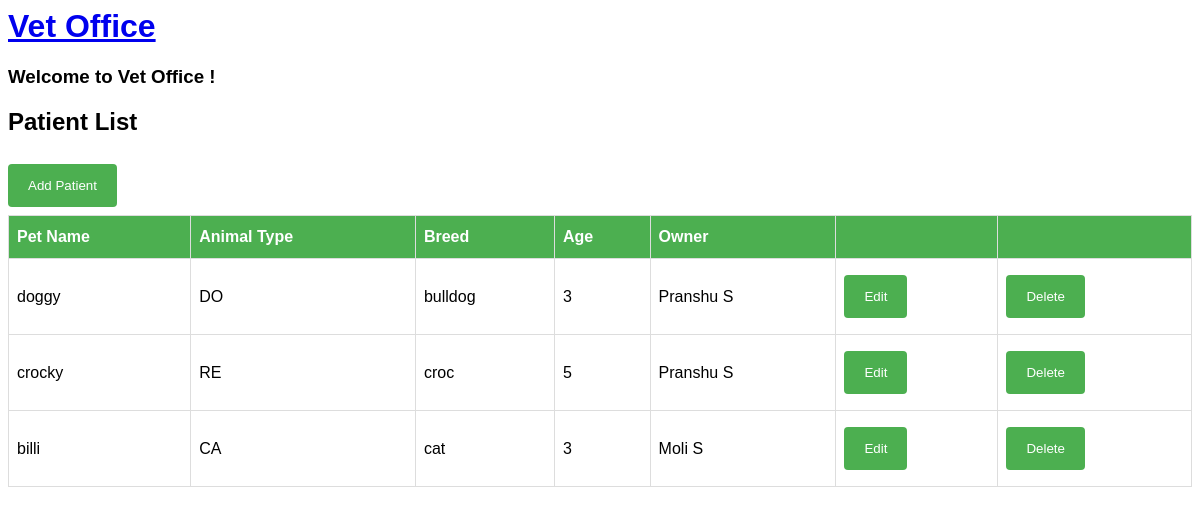
The app's page /patient/list (signed in), older data.
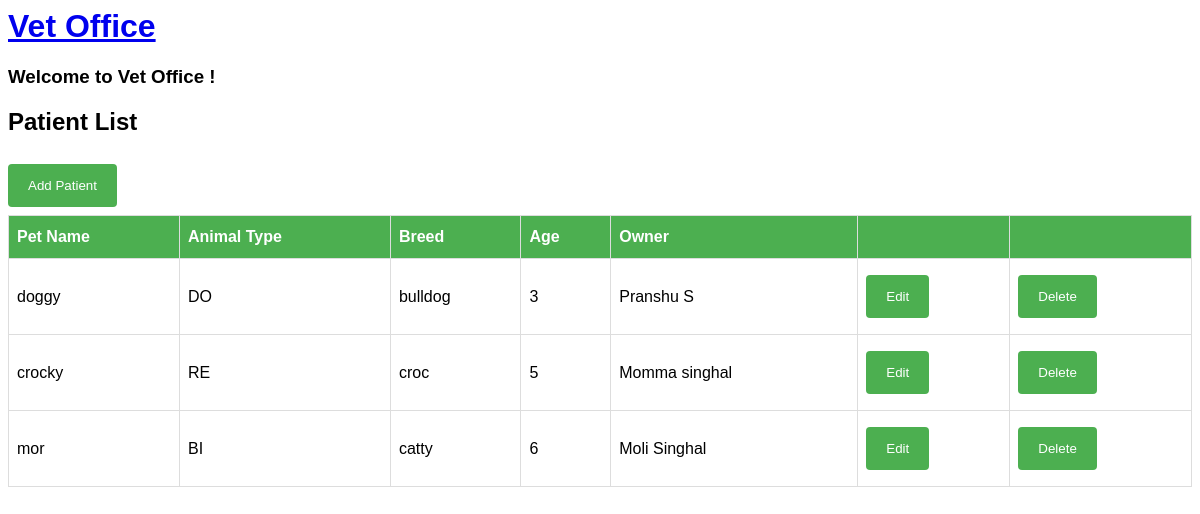
The same page, newer data.
### vetoffice/models.py (models this page shows, shortened)
class Patient(models.Model):
    DOG = 'DO'
    CAT = 'CA'
    BIRD = 'BI'
    REPTILE = 'RE'
    OTHER = 'OT'
    ANIMAL_TYPE_CHOICES = [
        (DOG, 'Dog'),
        (CAT, 'Cat'),
        (BIRD, 'Bird'),
        (REPTILE, 'Reptile'),
        (OTHER, 'Other'),
    ]
    animal_type = models.CharField(max_length=2, choices=ANIMAL_TYPE_CHOICES, default=OTHER)
    breed = models.CharField(max_length=200)
    pet_name = models.CharField(max_length=30)
    age = models.IntegerField(default=0)
    owner = models.ForeignKey(Owner, on_delete=models.CASCADE)

class Owner(models.Model):
    first_name = models.CharField(max_length=30)
    last_name = models.CharField(max_length=30)
    phone = models.CharField(max_length=30)
    def __str__(self):
        return self.first_name + " " + self.last_name

### vetoffice/views.py (the view)
# urls.py: path("patient/list", views.PatientList.as_view(), name="patientlist"),
class PatientList(LoginRequiredMixin, ListView):
  model = Patient

### vetoffice/templates/vetoffice/patient_list.html
{% extends './base.html' %}
{% block content %}
<h2>Patient List</h2>
<a href="{% url 'patientcreate' %}"><button class="btn">Add Patient</button></a>
<table id="patients">
  <tr>
    <th>Pet Name</th>
    <th>Animal Type</th>
      <th>Breed</th>
      <th>Age</th>
      <th>Owner</th>
      <th> </th>
      <th> </th>
  </tr>
  {% for patient in patient_list %}
  <tr>
  <tr>
      <td>{{ patient.pet_name }}</td>
      <td>{{ patient.animal_type }}</td>
      <td>{{ patient.breed }}</td>
      <td>{{ patient.age }}</td>
      <td>{{ patient.owner }}</td>
      <td><a href="{% url 'patientupdate' patient.id %}"><button>Edit</button></a></td>
      <td><a href="{% url 'patientdelete' patient.id %}"><button>Delete</button></a></td>
  </tr>
  {% endfor %}
</table>
{% endblock %}

Row changes from the older to the newer data that the page shows:
removed Patient: pet_name "billi", animal_type "CA", breed "cat", age "3", owner "Moli S"
changed Patient "crocky": owner "Pranshu S" → "Momma singhal"
added Patient: pet_name "mor", animal_type "BI", breed "catty", age "6", owner "Moli Singhal"
